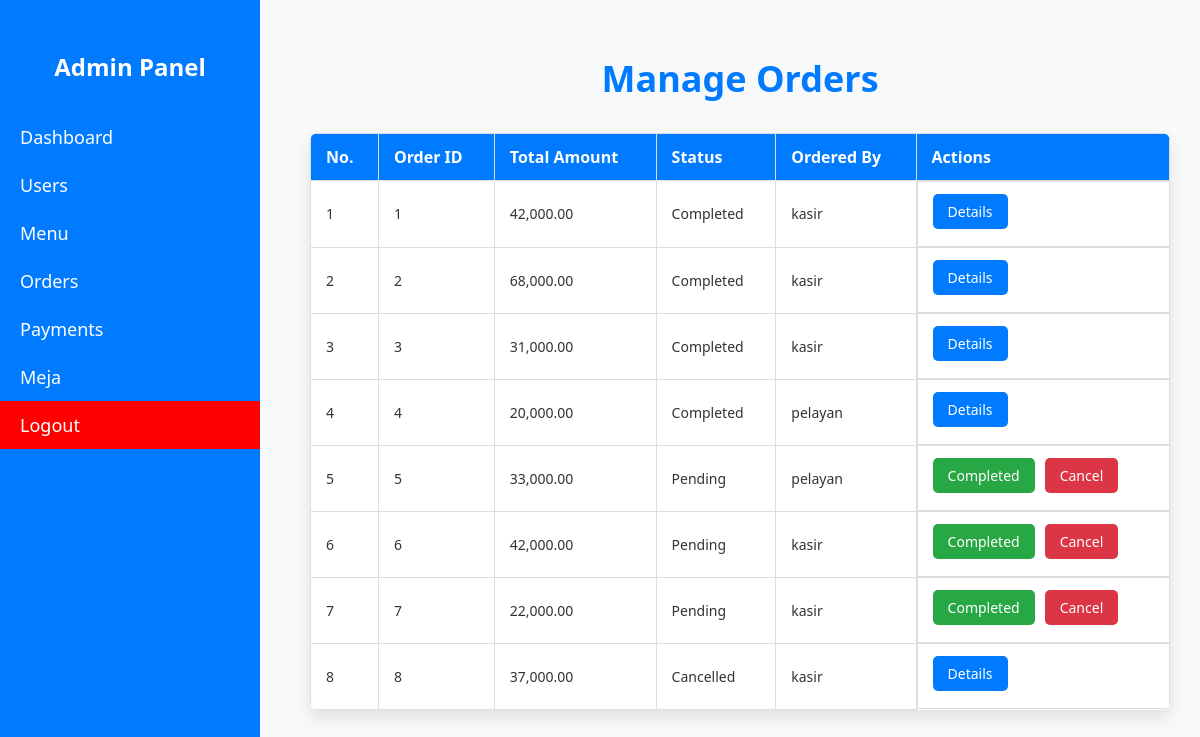
Page /pages/admin/order/orders.php (signed in) on the committed database.
### tables this page shows
CREATE TABLE `orders` (
  `id` int(11) NOT NULL,
  `user_id` int(11) NOT NULL,
  `table_id` int(11) DEFAULT NULL,
  `order_type` enum('dine-in','take-away') NOT NULL,
  `total_amount` decimal(10,2) NOT NULL,
  `status` enum('pending','completed','cancelled') DEFAULT 'pending',
  `created_at` timestamp NULL DEFAULT current_timestamp(),
  `updated_at` timestamp NULL DEFAULT current_timestamp() ON UPDATE current_timestamp()
);

CREATE TABLE `users` (
  `id` int(11) NOT NULL,
  `username` varchar(100) NOT NULL,
  `password` varchar(255) NOT NULL,
  `role` enum('admin','kasir','pelayan') NOT NULL,
  `created_at` timestamp NOT NULL DEFAULT current_timestamp(),
  `updated_at` timestamp NOT NULL DEFAULT current_timestamp() ON UPDATE current_timestamp()
);

### pages/admin/order/orders.php (the view, shortened to what this page needs)
<?php
include_once('../../../includes/db.php');
$sql = 'SELECT orders.id, orders.total_amount, orders.status, orders.user_id, users.username
        FROM orders
        JOIN users ON orders.user_id = users.id';
$result = mysqli_query($conn, $sql);
?>
<!DOCTYPE html>
<html lang="en">
<head>
</head>
<body>
    <div class="container">
        <div class="sidebar">
            <h2>Admin Panel</h2>
            <a href="../dashboard.php">Dashboard</a>
            <a href="../users/users.php">Users</a>
            <a href="../menu/menu.php">Menu</a>
            <a href="orders.php">Orders</a>
            <a href="../payment/payment.php">Payments</a>
            <a href="../meja/meja.php">Meja</a>
            <a href="../../logout.php" style="color: white; background-color: red;">Logout</a>
        </div>
        <div class="content">
            <h1>Manage Orders</h1>
            <div class="table-container">
                <table>
                    <thead>
                        <tr>
                            <th>No.</th>
                            <th>Order ID</th>
                            <th>Total Amount</th>
                            <th>Status</th>
                            <th>Ordered By</th>
                            <th>Actions</th>
                        </tr>
                    </thead>
                    <tbody>
                        <?php
                        $iterationNumber = 1;
                        while ($row = mysqli_fetch_assoc($result)):
                        ?>
                            <tr>
                                <td><?php echo $iterationNumber++; ?></td>
                                <td><?php echo $row["id"]; ?></td>
                                <td><?php echo number_format($row["total_amount"], 2); ?></td>
                                <td><?php echo ucfirst($row["status"]); ?></td>
                                <td><?php echo $row["username"]; ?></td>
                                <td class="action-buttons">
                                    <?php if ($row["status"] == "pending"): ?>
                                        <a href="change_status.php?id=<?php echo $row["id"]; ?>&status=completed" class="complete">Completed</a>
                                        <a onclick="confirmCancel(<?php echo $row['id']; ?>)" class="cancel">Cancel</a>
                                    <?php else: ?>
                                        <a href="order_detail.php?id=<?php echo $row["id"]; ?>" class="details">Details</a>
                                    <?php endif; ?>
                                </td>
                            </tr>
                        <?php endwhile; ?>
                    </tbody>
                </table>
            </div>
        </div>
    </div>
</body>
</html>

### pages/admin/order/orders.php (style rules this page uses)
body { font-family: 'Segoe UI', Tahoma, Geneva, Verdana, sans-serif; background-color: #f8f9fa; color: #333; margin: 0; padding: 0; display: flex; }
.container { display: flex; width: 100%; }
.sidebar { width: 260px; background-color: #007BFF; color: white; height: 100%; padding-top: 30px; position: fixed; transition: width 0.3s ease; z-index: 1000; }
.sidebar a { color: white; padding: 12px 20px; text-decoration: none; display: block; font-size: 18px; transition: background-color 0.3s ease; }
.sidebar h2 { text-align: center; font-size: 24px; margin-bottom: 30px; }
.content { margin-left: 280px; padding: 30px; width: 100%; transition: margin-left 0.3s ease; }
h1 { color: #007BFF; text-align: center; margin-bottom: 30px; font-size: 36px; }
table { width: 100%; border-collapse: collapse; margin-bottom: 20px; box-shadow: 0 8px 16px rgba(0, 0, 0, 0.1); background-color: white; border-radius: 8px; overflow: hidden; }
th, td { padding: 12px 15px; text-align: left; border: 1px solid #ddd; }
th { background-color: #007BFF; color: white; font-size: 16px; }
td { background-color: #ffffff; font-size: 14px; }
tr:nth-child(even) { background-color: #f9f9f9; }
.action-buttons { display: flex; gap: 10px; flex-direction: row; flex-wrap: wrap; }
.action-buttons a { padding: 8px 15px; margin-bottom: 5px; text-decoration: none; border-radius: 5px; color: white; max-width: 100%; box-sizing: border-box; }
.details { background-color: #007BFF; }
.complete { background-color: #28a745; }
.cancel { background-color: #dc3545; }

### rows in the picture
orders: id "1", total_amount "42,000.00", status "Completed", user.username "kasir"
orders: id "2", total_amount "68,000.00", status "Completed", user.username "kasir"
orders: id "3", total_amount "31,000.00", status "Completed", user.username "kasir"
orders: id "4", total_amount "20,000.00", status "Completed", user.username "pelayan"
orders: id "5", total_amount "33,000.00", status "Pending", user.username "pelayan"
orders: id "6", total_amount "42,000.00", status "Pending", user.username "kasir"
orders: id "7", total_amount "22,000.00", status "Pending", user.username "kasir"
orders: id "8", total_amount "37,000.00", status "Cancelled", user.username "kasir"
